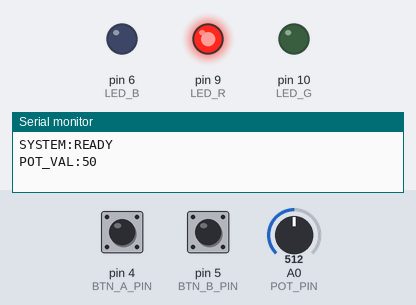
A program run on a simulated Arduino Uno, built with avr-gcc and run on an emulated ATmega328P. Parts: output pins drawn as LEDs (lit = HIGH), the last lines printed to the serial monitor. The inputs (shaded band) are chosen by the test bench; at power-on: pin 5 (BTN_B_PIN) HIGH, pin 4 (BTN_A_PIN) HIGH, A0 (POT_PIN) = 512.

Above: at 1.2 s.
1.3 s: pin 5 (BTN_B_PIN) pulled LOW for 0.15 s
At 1.6 s:
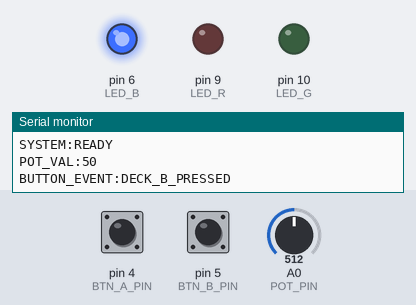
2.9 s: pin 4 (BTN_A_PIN) pulled LOW for 0.15 s
At 4.1 s:
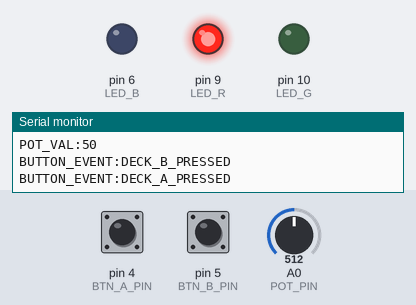
4.5 s: pin 5 (BTN_B_PIN) pulled LOW for 1 s
At 5.2 s:
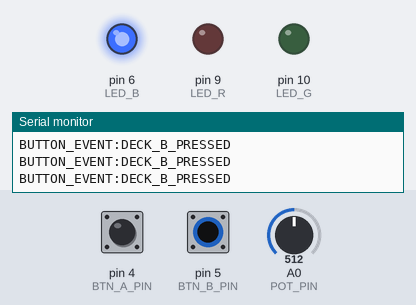
7.0 s: pin 4 (BTN_A_PIN) pulled LOW for 1 s
At 8.4 s:
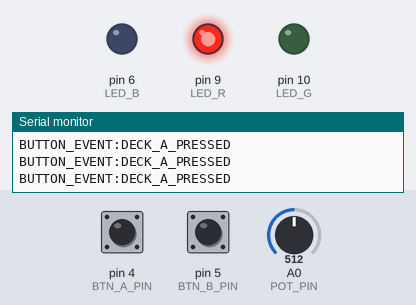
Timing chart, 0 to 10.0 s (numbered marks = the images above; inputs shaded):
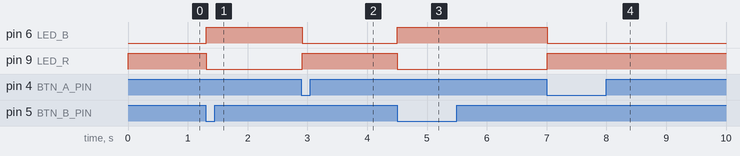

Measured:
- after the input at 1.3 s, pin 6 (LED_B): LOW → HIGH at once; pin 9 (LED_R): HIGH → LOW at once
- after the input at 2.9 s, pin 6 (LED_B): HIGH → LOW at once; pin 9 (LED_R): LOW → HIGH at once
- after the input at 4.5 s, pin 6 (LED_B): LOW → HIGH at once; pin 9 (LED_R): HIGH → LOW at once
- after the input at 7.0 s, pin 6 (LED_B): HIGH → LOW at once; pin 9 (LED_R): LOW → HIGH at once

The program:

main.cpp
```cpp
#include <Arduino.h>
#include <IRremote.hpp>

const int POT_PIN = A0;
const int BTN_A_PIN = 4;
const int BTN_B_PIN = 5;
const int IR_PIN = 11;
const int LED_R = 9;
const int LED_G = 10;
const int LED_B = 6;

char activeDeck = 'A';
float smoothedPot = 0;
const float filterAlpha = 0.15;
int lastSentVal = -1;

void setup() {
  Serial.begin(9600);

  // Setup IR Receiver
  IrReceiver.begin(IR_PIN, ENABLE_LED_FEEDBACK);

  pinMode(BTN_A_PIN, INPUT_PULLUP);
  pinMode(BTN_B_PIN, INPUT_PULLUP);
  pinMode(LED_R, OUTPUT);
  pinMode(LED_G, OUTPUT);
  pinMode(LED_B, OUTPUT);

  Serial.println("SYSTEM:READY");

  // Initial Deck A State (Red)
  analogWrite(LED_R, 255);
  analogWrite(LED_G, 0);
  analogWrite(LED_B, 0);

  smoothedPot = analogRead(POT_PIN);
}

void loop() {
  // Physical Button A Logic
  if (digitalRead(BTN_A_PIN) == LOW) {
    // Explicitly send the event every time it's pressed for debugging
    Serial.println("BUTTON_EVENT:DECK_A_PRESSED");
    if (activeDeck != 'A') {
      activeDeck = 'A';
      analogWrite(LED_R, 255);
      analogWrite(LED_G, 0);
      analogWrite(LED_B, 0);
    }
    delay(300); // Robust debounce
  }

  // Physical Button B Logic
  if (digitalRead(BTN_B_PIN) == LOW) {
    Serial.println("BUTTON_EVENT:DECK_B_PRESSED");
    if (activeDeck != 'B') {
      activeDeck = 'B';
      analogWrite(LED_R, 0);
      analogWrite(LED_G, 0);
      analogWrite(LED_B, 255);
    }
    delay(300); // Robust debounce
  }

  // Handle IR Data
  if (IrReceiver.decode()) {
    Serial.print("IR_EVENT:CODE_0x");
    Serial.println(IrReceiver.decodedIRData.decodedRawData, HEX);
    IrReceiver.resume();
  }

  // Potentiometer Smoothing
  int rawVal = analogRead(POT_PIN);
  smoothedPot = (rawVal * filterAlpha) + (smoothedPot * (1.0 - filterAlpha));
  int currentVal = map((int)smoothedPot, 0, 1023, 0, 100);

  if (currentVal != lastSentVal) {
    lastSentVal = currentVal;
    Serial.print("POT_VAL:");
    Serial.println(currentVal);
  }

  delay(10);
}
```
